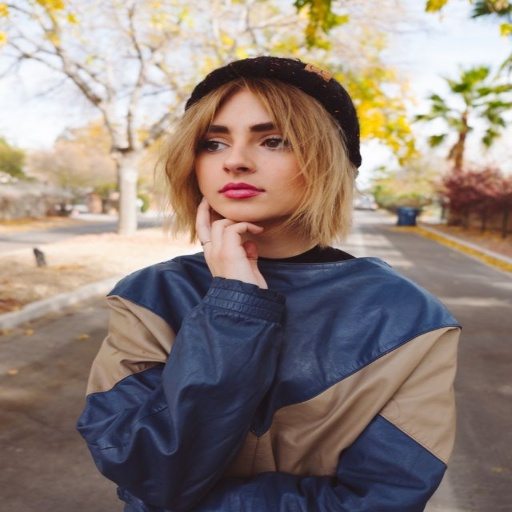
#> input picture 1_2.jpg, 512 x 512 px
$ python threshold_1.py
#> lines starting #> are read from the running program, lines starting #| are printed output that depends on the picture; after the words box and inside, x2 and y2 are one past the last pixel; in counts of white or black regions, pixels touching at a corner belong together
import cv2 as cv
import numpy as np

img = cv.imread("1_2.jpg")
#> img is the input picture: shape (512, 512, 3); mean B, G, R 121.8, 129.4, 143.5
img1 = cv.imread("2_2.jpg")
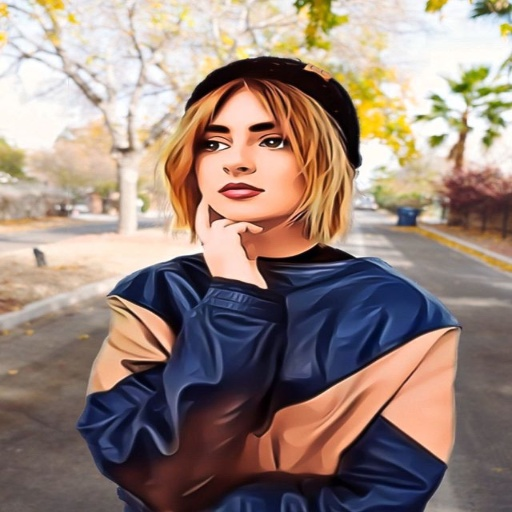
#> input picture 2_2.jpg, 512 x 512 px
#> img1 is the input picture: shape (512, 512, 3); mean B, G, R 123.1, 132, 151.7

img2 = cv.cvtColor(img, cv.COLOR_BGR2GRAY)
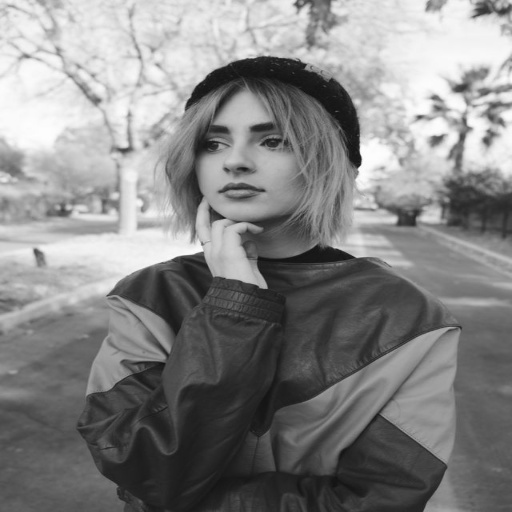
#> img2: shape (512, 512); min 12, max 255, mean 132.8

img3 = cv.adaptiveThreshold(img2, 255, cv.ADAPTIVE_THRESH_GAUSSIAN_C, cv.THRESH_BINARY, 15, 8)
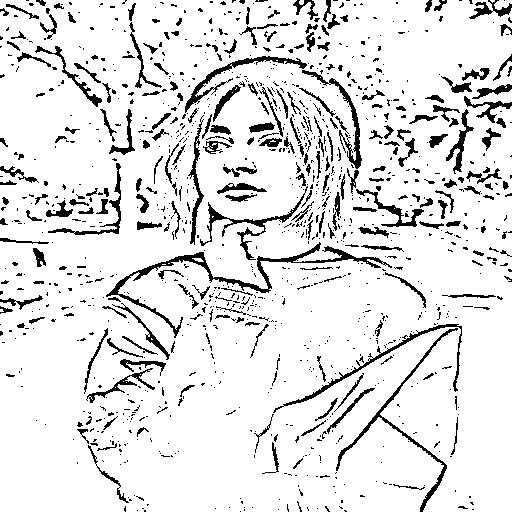
#> img3: shape (512, 512); 89% white; 1173 black regions (922 under 20 px), largest, box (x1, y1, x2, y2) and area: (106, 242, 392, 338) 1959, (336, 328, 458, 512) 1018, (273, 324, 462, 413) 870

# [6 lines of commented-out code are left out]


def nothing(x):
    pass


cv.namedWindow("Tracking")
cv.createTrackbar("size", "Tracking", 0, 3, nothing)
cv.createTrackbar("orig_ksize", "Tracking", 0, 30, nothing)
cv.createTrackbar("ksize", "Tracking", 0, 60, nothing)

while True:
    size = cv.getTrackbarPos("size", "Tracking")
    orig_ksize = cv.getTrackbarPos("orig_ksize", "Tracking")
    ksize = cv.getTrackbarPos("ksize", "Tracking")

    canny = cv.Canny(img2, 100, 200)
#> canny: shape (512, 512); 3.9% white in thin lines or dots

    if size%2 == 0:
        size += 1

    if orig_ksize%2 == 0:
        orig_ksize += 1

    if ksize%2 == 0:
        ksize += 1

    lap = cv.Laplacian(img2, cv.CV_64F, ksize=size)
    lap2 = np.uint8(np.absolute(lap))

    sobelX = cv.Sobel(img2, cv.CV_64F, 1, 0, ksize=size)
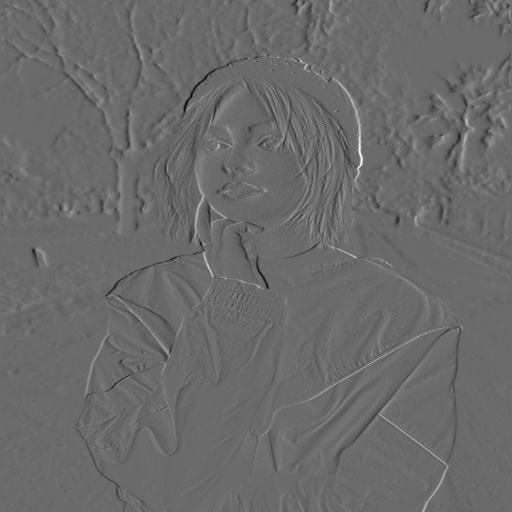
#> sobelX: shape (512, 512) float64; min -151, max 208, mean -0.1; drawn with min black and max white
    sobelY = cv.Sobel(img2, cv.CV_64F, 0, 1, ksize=size)
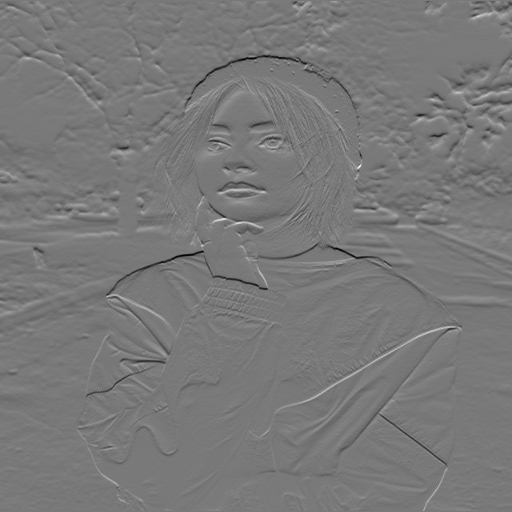
#> sobelY: shape (512, 512) float64; min -175, max 192, mean -0.5; drawn with min black and max white

    sobelX2 = np.uint8(np.absolute(sobelX))
    sobelY2 = np.uint8(np.absolute(sobelY))

    sobelCombined = cv.bitwise_or(sobelX2, sobelY2)

    img4 = cv.cvtColor(sobelCombined, cv.COLOR_GRAY2BGR)

    img5 = cv.GaussianBlur(img, (orig_ksize, orig_ksize), 0)

    img6 = cv.GaussianBlur(img4, (ksize, ksize), 0)

    img7 = cv.bitwise_not(img4)

    img8 = cv.bilateralFilter(img7, 40, 90, 90)

    img9 = cv.subtract(img5, img6)

    img10 = cv.subtract(img6, img8)
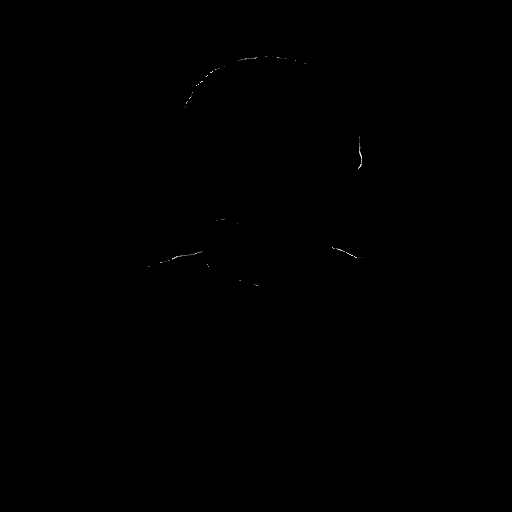
#> img10: shape (512, 512, 3); min 0, max 240, mean 0.1

    img11 = cv.bitwise_not(img10)
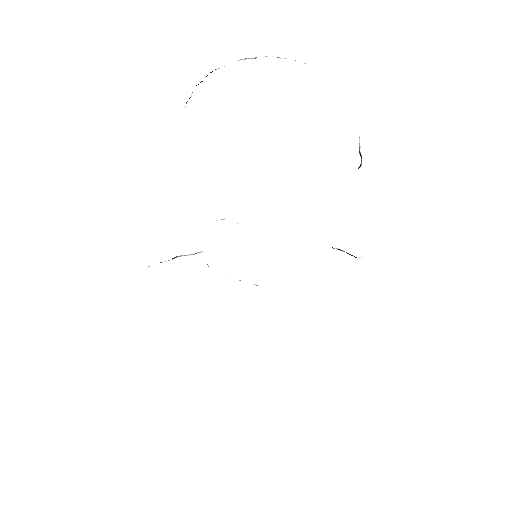
#> img11: shape (512, 512, 3); min 15, max 255, mean 254.9

    img12 = cv.bitwise_and(img, img11)

    # [9 lines of commented-out code are left out]
    cv.imshow("img6", img6)
    # cv.imshow("img7", img7)
    cv.imshow("img8", img8)
    # cv.imshow("img9", img9)
    cv.imshow("img10", img10)
    cv.imshow("img11", img11)
    cv.imshow("img12", img12)

    key = cv.waitKey(1)
#> (key Esc is pressed here)
    if key == 27:
        break

cv.destroyAllWindows()
